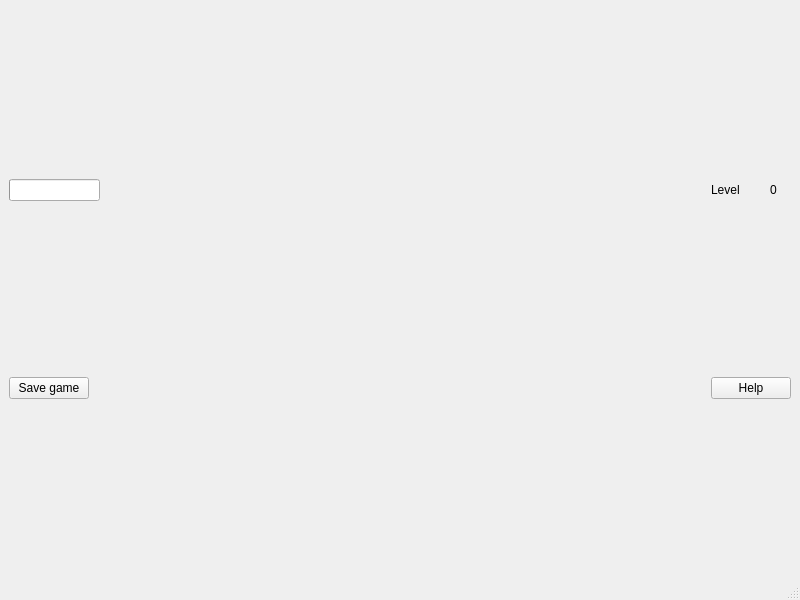
<?xml version="1.0" encoding="UTF-8"?>
<ui version="4.0">
 <class>GameWindow</class>
 <widget class="QMainWindow" name="GameWindow">
  <property name="geometry">
   <rect>
    <x>0</x>
    <y>0</y>
    <width>800</width>
    <height>600</height>
   </rect>
  </property>
  <property name="minimumSize">
   <size>
    <width>800</width>
    <height>600</height>
   </size>
  </property>
  <property name="windowTitle">
   <string>GameWindow</string>
  </property>
  <widget class="QWidget" name="centralwidget">
   <layout class="QGridLayout" name="gridLayout">
    <item row="0" column="5">
     <widget class="QLabel" name="level_lbl">
      <property name="sizePolicy">
       <sizepolicy hsizetype="Maximum" vsizetype="Preferred">
        <horstretch>0</horstretch>
        <verstretch>0</verstretch>
       </sizepolicy>
      </property>
      <property name="text">
       <string>0</string>
      </property>
     </widget>
    </item>
    <item row="4" column="4" colspan="2">
     <widget class="QPushButton" name="help_btn">
      <property name="sizePolicy">
       <sizepolicy hsizetype="Fixed" vsizetype="Fixed">
        <horstretch>0</horstretch>
        <verstretch>0</verstretch>
       </sizepolicy>
      </property>
      <property name="text">
       <string>Help</string>
      </property>
     </widget>
    </item>
    <item row="4" column="0" colspan="2">
     <widget class="QPushButton" name="save_btn">
      <property name="sizePolicy">
       <sizepolicy hsizetype="Fixed" vsizetype="Fixed">
        <horstretch>0</horstretch>
        <verstretch>0</verstretch>
       </sizepolicy>
      </property>
      <property name="text">
       <string>Save game</string>
      </property>
     </widget>
    </item>
    <item row="0" column="4">
     <widget class="QLabel" name="label_3">
      <property name="sizePolicy">
       <sizepolicy hsizetype="Maximum" vsizetype="Maximum">
        <horstretch>0</horstretch>
        <verstretch>0</verstretch>
       </sizepolicy>
      </property>
      <property name="text">
       <string>Level</string>
      </property>
     </widget>
    </item>
    <item row="1" column="0" colspan="6">
     <layout class="QGridLayout" name="gridLayout_2"/>
    </item>
    <item row="0" column="0" colspan="3">
     <widget class="QProgressBar" name="progressBar">
      <property name="sizePolicy">
       <sizepolicy hsizetype="Fixed" vsizetype="Fixed">
        <horstretch>0</horstretch>
        <verstretch>0</verstretch>
       </sizepolicy>
      </property>
      <property name="value">
       <number>0</number>
      </property>
      <property name="textVisible">
       <bool>false</bool>
      </property>
      <property name="invertedAppearance">
       <bool>false</bool>
      </property>
      <property name="textDirection">
       <enum>QProgressBar::TopToBottom</enum>
      </property>
     </widget>
    </item>
    <item row="4" column="2">
     <layout class="QGridLayout" name="item_area_layout"/>
    </item>
   </layout>
  </widget>
  <widget class="QMenuBar" name="menubar">
   <property name="geometry">
    <rect>
     <x>0</x>
     <y>0</y>
     <width>800</width>
     <height>21</height>
    </rect>
   </property>
  </widget>
  <widget class="QStatusBar" name="statusbar"/>
 </widget>
 <resources/>
 <connections/>
</ui>
